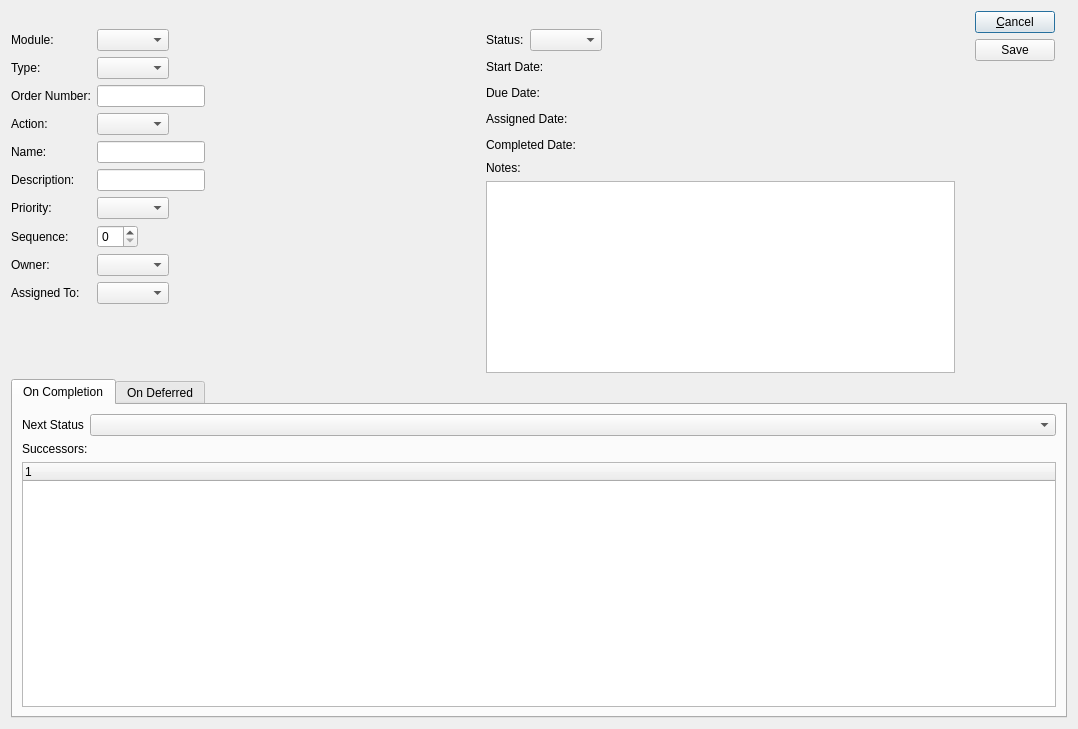
<?xml version="1.0" encoding="UTF-8"?>
<ui version="4.0">
 <comment>This file is part of the xTuple ERP: PostBooks Edition, a free and
open source Enterprise Resource Planning software suite,
Copyright (c) 1999-2014 by OpenMFG LLC, d/b/a xTuple.
It is licensed to you under the Common Public Attribution License
version 1.0, the full text of which (including xTuple-specific Exhibits)
is available at www.xtuple.com/CPAL.  By using this software, you agree
to be bound by its terms.</comment>
 <class>WorkflowActivity</class>
 <widget class="QDialog" name="WorkflowActivity">
  <property name="geometry">
   <rect>
    <x>0</x>
    <y>0</y>
    <width>1078</width>
    <height>729</height>
   </rect>
  </property>
  <property name="windowTitle">
   <string>Workflow Activity</string>
  </property>
  <layout class="QGridLayout" name="gridLayout">
   <item row="1" column="0">
    <layout class="QGridLayout" name="gridLayout_2">
     <item row="1" column="2">
      <layout class="QHBoxLayout" name="horizontalLayout_3">
       <item>
        <layout class="QFormLayout" name="formLayout">
         <property name="fieldGrowthPolicy">
          <enum>QFormLayout::FieldsStayAtSizeHint</enum>
         </property>
         <property name="topMargin">
          <number>18</number>
         </property>
         <property name="bottomMargin">
          <number>18</number>
         </property>
         <item row="0" column="0">
          <widget class="QLabel" name="_moduleLit">
           <property name="text">
            <string>Module:</string>
           </property>
          </widget>
         </item>
         <item row="0" column="1">
          <widget class="XComboBox" name="_module"/>
         </item>
         <item row="1" column="0">
          <widget class="QLabel" name="_typeLit">
           <property name="text">
            <string>Type:</string>
           </property>
          </widget>
         </item>
         <item row="1" column="1">
          <widget class="XComboBox" name="_type"/>
         </item>
         <item row="3" column="0">
          <widget class="QLabel" name="_wfTypeLit">
           <property name="text">
            <string>Action:</string>
           </property>
          </widget>
         </item>
         <item row="3" column="1">
          <widget class="XComboBox" name="_wftype"/>
         </item>
         <item row="4" column="0">
          <widget class="QLabel" name="_nameLit">
           <property name="text">
            <string>Name:</string>
           </property>
          </widget>
         </item>
         <item row="4" column="1">
          <widget class="XLineEdit" name="_name">
           <property name="enabled">
            <bool>true</bool>
           </property>
          </widget>
         </item>
         <item row="6" column="0">
          <widget class="QLabel" name="_descLit">
           <property name="text">
            <string>Description:</string>
           </property>
          </widget>
         </item>
         <item row="6" column="1">
          <widget class="XLineEdit" name="_desc"/>
         </item>
         <item row="8" column="0">
          <widget class="QLabel" name="_priorityLit">
           <property name="text">
            <string>Priority:</string>
           </property>
          </widget>
         </item>
         <item row="8" column="1">
          <widget class="XComboBox" name="_priority"/>
         </item>
         <item row="9" column="0">
          <widget class="QLabel" name="_sequenceLit">
           <property name="text">
            <string>Sequence:</string>
           </property>
          </widget>
         </item>
         <item row="9" column="1">
          <widget class="QSpinBox" name="_sequence"/>
         </item>
         <item row="10" column="0">
          <widget class="QLabel" name="_ownerLit">
           <property name="text">
            <string>Owner:</string>
           </property>
          </widget>
         </item>
         <item row="10" column="1">
          <widget class="XComboBox" name="_owner">
           <property name="type">
            <enum>XComboBox::Users</enum>
           </property>
          </widget>
         </item>
         <item row="11" column="0">
          <widget class="QLabel" name="_assignedToLit">
           <property name="text">
            <string>Assigned To:</string>
           </property>
          </widget>
         </item>
         <item row="11" column="1">
          <widget class="XComboBox" name="_assigned">
           <property name="type">
            <enum>XComboBox::Users</enum>
           </property>
          </widget>
         </item>
         <item row="2" column="0">
          <widget class="QLabel" name="_parentLit">
           <property name="text">
            <string>Order Number:</string>
           </property>
          </widget>
         </item>
         <item row="2" column="1">
          <widget class="QLineEdit" name="_parentOrder"/>
         </item>
        </layout>
       </item>
       <item>
        <layout class="QVBoxLayout" name="verticalLayout_2">
         <property name="topMargin">
          <number>18</number>
         </property>
         <item>
          <layout class="QHBoxLayout" name="horizontalLayout_4">
           <item>
            <widget class="QLabel" name="_statusLit">
             <property name="text">
              <string>Status:</string>
             </property>
            </widget>
           </item>
           <item>
            <widget class="XComboBox" name="_status"/>
           </item>
           <item>
            <spacer name="horizontalSpacer_3">
             <property name="orientation">
              <enum>Qt::Horizontal</enum>
             </property>
             <property name="sizeHint" stdset="0">
              <size>
               <width>40</width>
               <height>20</height>
              </size>
             </property>
            </spacer>
           </item>
          </layout>
         </item>
         <item>
          <layout class="QHBoxLayout" name="horizontalLayout">
           <item>
            <widget class="QLabel" name="_startDateLit">
             <property name="text">
              <string>Start Date:</string>
             </property>
            </widget>
           </item>
           <item>
            <widget class="DLineEdit" name="_startDate"/>
           </item>
           <item>
            <spacer name="horizontalSpacer">
             <property name="orientation">
              <enum>Qt::Horizontal</enum>
             </property>
             <property name="sizeHint" stdset="0">
              <size>
               <width>40</width>
               <height>20</height>
              </size>
             </property>
            </spacer>
           </item>
          </layout>
         </item>
         <item>
          <layout class="QHBoxLayout" name="horizontalLayout_2">
           <item>
            <widget class="QLabel" name="_dueDateLit">
             <property name="text">
              <string>Due Date:</string>
             </property>
            </widget>
           </item>
           <item>
            <widget class="DLineEdit" name="_dueDate"/>
           </item>
           <item>
            <spacer name="horizontalSpacer_2">
             <property name="orientation">
              <enum>Qt::Horizontal</enum>
             </property>
             <property name="sizeHint" stdset="0">
              <size>
               <width>40</width>
               <height>20</height>
              </size>
             </property>
            </spacer>
           </item>
          </layout>
         </item>
         <item>
          <layout class="QHBoxLayout" name="horizontalLayout_7">
           <item>
            <widget class="QLabel" name="_assDateLit">
             <property name="text">
              <string>Assigned Date:</string>
             </property>
            </widget>
           </item>
           <item>
            <widget class="DLineEdit" name="_assDate"/>
           </item>
           <item>
            <spacer name="horizontalSpacer_4">
             <property name="orientation">
              <enum>Qt::Horizontal</enum>
             </property>
             <property name="sizeHint" stdset="0">
              <size>
               <width>40</width>
               <height>20</height>
              </size>
             </property>
            </spacer>
           </item>
          </layout>
         </item>
         <item>
          <layout class="QHBoxLayout" name="horizontalLayout_8">
           <item>
            <widget class="QLabel" name="_compDateLit">
             <property name="text">
              <string>Completed Date:</string>
             </property>
            </widget>
           </item>
           <item>
            <widget class="DLineEdit" name="_compDate"/>
           </item>
           <item>
            <spacer name="horizontalSpacer_5">
             <property name="orientation">
              <enum>Qt::Horizontal</enum>
             </property>
             <property name="sizeHint" stdset="0">
              <size>
               <width>40</width>
               <height>20</height>
              </size>
             </property>
            </spacer>
           </item>
          </layout>
         </item>
         <item>
          <widget class="QLabel" name="_notesLit">
           <property name="text">
            <string>Notes:</string>
           </property>
          </widget>
         </item>
         <item>
          <widget class="XTextEdit" name="_notes"/>
         </item>
        </layout>
       </item>
       <item>
        <layout class="QVBoxLayout" name="verticalLayout">
         <property name="leftMargin">
          <number>14</number>
         </property>
         <property name="rightMargin">
          <number>12</number>
         </property>
         <item>
          <widget class="QPushButton" name="_cancel">
           <property name="text">
            <string>&amp;Cancel</string>
           </property>
          </widget>
         </item>
         <item>
          <widget class="QPushButton" name="_save">
           <property name="text">
            <string>Save</string>
           </property>
          </widget>
         </item>
         <item>
          <spacer name="verticalSpacer_4">
           <property name="orientation">
            <enum>Qt::Vertical</enum>
           </property>
           <property name="sizeHint" stdset="0">
            <size>
             <width>20</width>
             <height>40</height>
            </size>
           </property>
          </spacer>
         </item>
         <item>
          <spacer name="verticalSpacer">
           <property name="orientation">
            <enum>Qt::Vertical</enum>
           </property>
           <property name="sizeType">
            <enum>QSizePolicy::Fixed</enum>
           </property>
           <property name="sizeHint" stdset="0">
            <size>
             <width>20</width>
             <height>0</height>
            </size>
           </property>
          </spacer>
         </item>
        </layout>
       </item>
      </layout>
     </item>
     <item row="2" column="2">
      <widget class="QTabWidget" name="_tabs">
       <property name="currentIndex">
        <number>0</number>
       </property>
       <widget class="QWidget" name="_compTab">
        <attribute name="title">
         <string>On Completion</string>
        </attribute>
        <layout class="QGridLayout" name="gridLayout_6">
         <item row="0" column="0">
          <layout class="QFormLayout" name="formLayout_2">
           <item row="0" column="0">
            <widget class="QLabel" name="_compNextStatusLit">
             <property name="text">
              <string>Next Status</string>
             </property>
            </widget>
           </item>
           <item row="0" column="1">
            <widget class="XComboBox" name="_compNextStatus"/>
           </item>
          </layout>
         </item>
         <item row="1" column="0">
          <layout class="QHBoxLayout" name="horizontalLayout_5">
           <item>
            <layout class="QVBoxLayout" name="verticalLayout_6">
             <item>
              <widget class="QLabel" name="_addedbooitemsLit">
               <property name="text">
                <string>Successors:</string>
               </property>
              </widget>
             </item>
             <item>
              <widget class="XTreeWidget" name="_compSuccessors"/>
             </item>
            </layout>
           </item>
          </layout>
         </item>
        </layout>
       </widget>
       <widget class="QWidget" name="_defTab">
        <attribute name="title">
         <string>On Deferred</string>
        </attribute>
        <layout class="QGridLayout" name="gridLayout_5">
         <item row="0" column="0">
          <layout class="QFormLayout" name="formLayout_3">
           <property name="fieldGrowthPolicy">
            <enum>QFormLayout::FieldsStayAtSizeHint</enum>
           </property>
           <item row="0" column="0">
            <widget class="QLabel" name="_defNextStatusLit">
             <property name="text">
              <string>Next Status</string>
             </property>
            </widget>
           </item>
           <item row="0" column="1">
            <widget class="XComboBox" name="_defNextStatus"/>
           </item>
          </layout>
         </item>
         <item row="1" column="0">
          <layout class="QHBoxLayout" name="horizontalLayout_6">
           <item>
            <layout class="QVBoxLayout" name="verticalLayout_10">
             <item>
              <widget class="QLabel" name="_defSuccessorsLit">
               <property name="text">
                <string>Successors:</string>
               </property>
              </widget>
             </item>
             <item>
              <widget class="XTreeWidget" name="_defSuccessors"/>
             </item>
            </layout>
           </item>
          </layout>
         </item>
        </layout>
       </widget>
      </widget>
     </item>
    </layout>
   </item>
  </layout>
 </widget>
 <customwidgets>
  <customwidget>
   <class>DLineEdit</class>
   <extends>QWidget</extends>
   <header>datecluster.h</header>
  </customwidget>
  <customwidget>
   <class>XComboBox</class>
   <extends>QComboBox</extends>
   <header>xcombobox.h</header>
  </customwidget>
  <customwidget>
   <class>XLineEdit</class>
   <extends>QLineEdit</extends>
   <header>xlineedit.h</header>
  </customwidget>
  <customwidget>
   <class>XTreeWidget</class>
   <extends>QTreeWidget</extends>
   <header>xtreewidget.h</header>
   <container>1</container>
  </customwidget>
  <customwidget>
   <class>XTextEdit</class>
   <extends>QTextEdit</extends>
   <header>xtextedit.h</header>
  </customwidget>
 </customwidgets>
 <tabstops>
  <tabstop>_module</tabstop>
  <tabstop>_type</tabstop>
  <tabstop>_parentOrder</tabstop>
  <tabstop>_wftype</tabstop>
  <tabstop>_name</tabstop>
  <tabstop>_desc</tabstop>
  <tabstop>_priority</tabstop>
  <tabstop>_sequence</tabstop>
  <tabstop>_owner</tabstop>
  <tabstop>_assigned</tabstop>
  <tabstop>_status</tabstop>
  <tabstop>_startDate</tabstop>
  <tabstop>_dueDate</tabstop>
  <tabstop>_assDate</tabstop>
  <tabstop>_compDate</tabstop>
  <tabstop>_notes</tabstop>
  <tabstop>_cancel</tabstop>
  <tabstop>_save</tabstop>
  <tabstop>_tabs</tabstop>
  <tabstop>_compNextStatus</tabstop>
  <tabstop>_compSuccessors</tabstop>
  <tabstop>_defNextStatus</tabstop>
  <tabstop>_defSuccessors</tabstop>
 </tabstops>
 <resources/>
 <connections/>
</ui>
